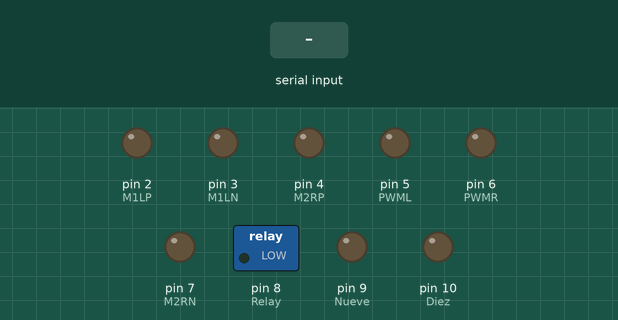
A sketch run on a simulated Arduino Uno, built with avr-gcc and run on an emulated ATmega328P. Shown: switched loads named in the sketch (green lamp = pin HIGH), output pins drawn as LEDs (lit = HIGH). The inputs (shaded band) are chosen by the test bench.

Above: at 1.2 s.
1.3 s: "a" received over Serial
At 2.0 s:
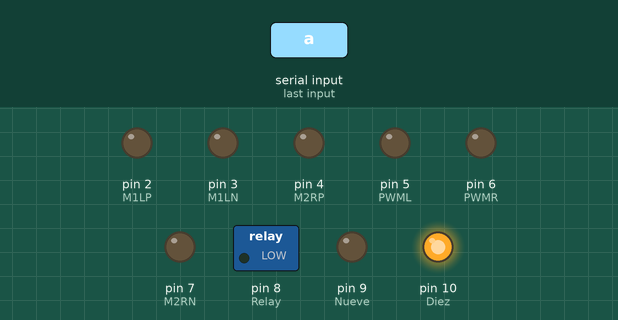
2.8 s: "b" received over Serial
At 3.1 s:
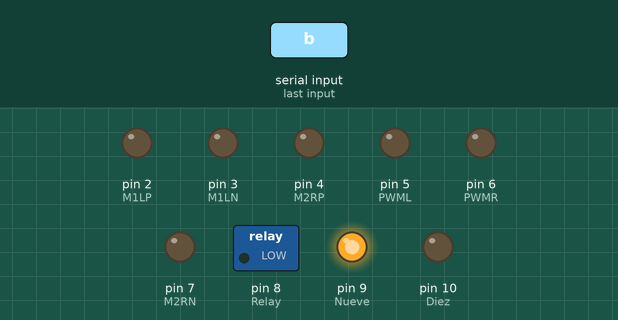
4.3 s: "c" received over Serial
At 5.4 s:
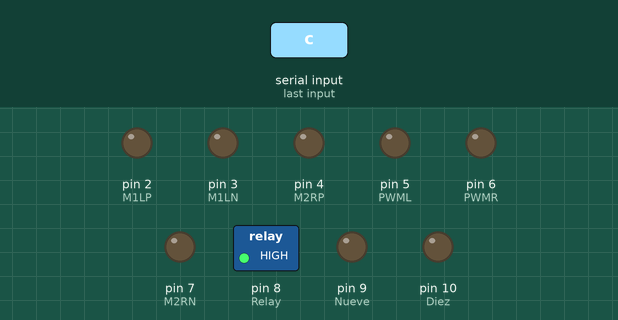
5.8 s: "d" received over Serial
At 6.6 s:
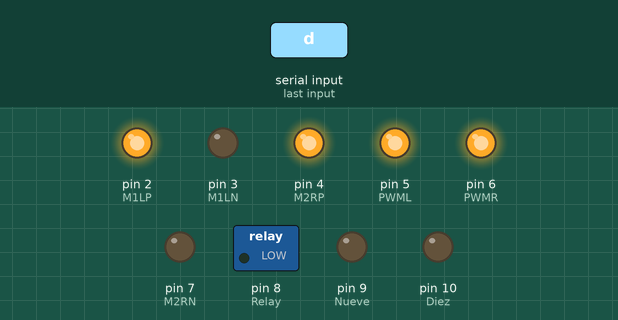
7.3 s: "e" received over Serial
At 7.7 s:
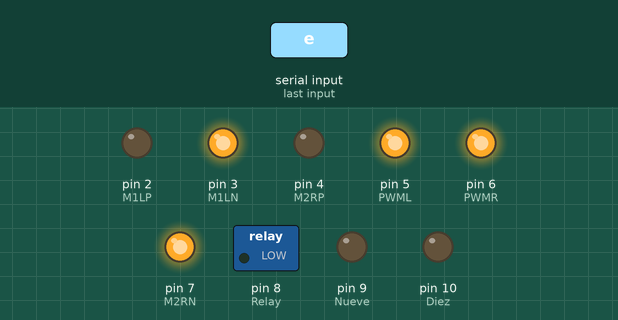
8.8 s: "f" received over Serial
At 10.1 s:
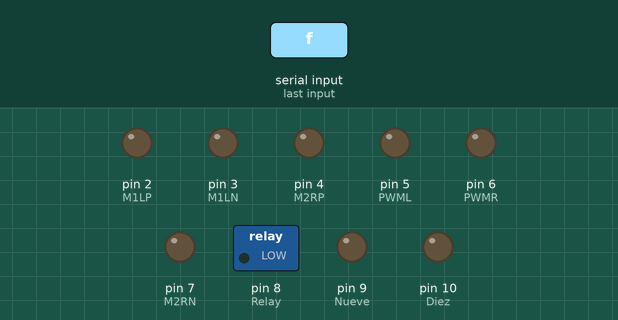
Timing chart, 0 to 11.3 s (numbered marks = the images above; inputs shaded):
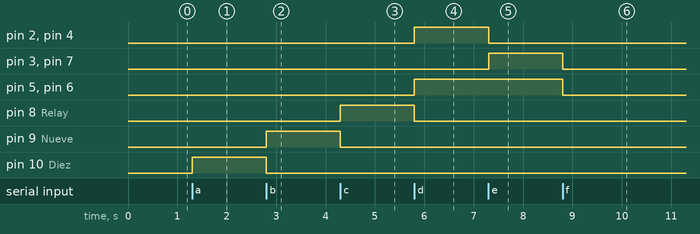

Measured:
- after the input at 1.3 s, pin 10 (Diez): LOW → HIGH at once
- after the input at 2.8 s, pin 9 (Nueve): LOW → HIGH at once; pin 10 (Diez): HIGH → LOW at once
- after the input at 4.3 s, pin 8 (Relay): LOW → HIGH at once; pin 9 (Nueve): HIGH → LOW at once
- after the input at 5.8 s, pin 2 (M1LP), pin 4 (M2RP), pin 5 (PWML), pin 6 (PWMR): LOW → HIGH at once; pin 8 (Relay): HIGH → LOW at once
- after the input at 7.3 s, pin 2 (M1LP), pin 4 (M2RP): HIGH → LOW at once; pin 3 (M1LN), pin 7 (M2RN): LOW → HIGH at once
- after the input at 8.8 s, pin 3 (M1LN), pin 5 (PWML), pin 6 (PWMR), pin 7 (M2RN): HIGH → LOW at once

The sketch:

tesRevCChangel.ino
```cpp
#define Diez 10
#define Nueve 9
#define Relay 8

#define M2RN 7
#define PWMR 6
#define PWML 5
#define M2RP 4
#define M1LN 3
#define M1LP 2

char data = 0;
void setup() {
  // put your setup code here, to run once:
  Serial.begin(9600);
  pinMode(Diez,OUTPUT);
  pinMode(Nueve,OUTPUT);
  pinMode(Relay,OUTPUT);
  pinMode(M2RN,OUTPUT);
  pinMode(M2RP,OUTPUT);
  pinMode(M1LN,OUTPUT);
  pinMode(M1LP,OUTPUT);
  pinMode(PWML,OUTPUT);
  pinMode(PWMR,OUTPUT);
}

void loop() {
  // put your main code here, to run repeatedly:
  if(Serial.available() >= 0)
  {
    data = Serial.read();
    switch(data)
    {
      case 'a':
        digitalWrite(Diez,HIGH);
        digitalWrite(Nueve,LOW);
        digitalWrite(Relay,LOW);
        digitalWrite(M2RN,LOW);
        digitalWrite(M2RP,LOW);
        digitalWrite(M1LN,LOW);
        digitalWrite(M1LP,LOW);
        digitalWrite(PWML,LOW);
        digitalWrite(PWMR,LOW);
      break;
      case 'b':
        digitalWrite(Diez,LOW);
        digitalWrite(Nueve,HIGH);
        digitalWrite(Relay,LOW);
        digitalWrite(M2RN,LOW);
        digitalWrite(M2RP,LOW);
        digitalWrite(M1LN,LOW);
        digitalWrite(M1LP,LOW);
        digitalWrite(PWML,LOW);
        digitalWrite(PWMR,LOW);
      break;
      case 'c':
        digitalWrite(Diez,LOW);
        digitalWrite(Nueve,LOW);
        digitalWrite(Relay,HIGH);
        digitalWrite(M2RN,LOW);
        digitalWrite(M2RP,LOW);
        digitalWrite(M1LN,LOW);
        digitalWrite(M1LP,LOW);
        digitalWrite(PWML,LOW);
        digitalWrite(PWMR,LOW);
      break;
      case 'd':
        digitalWrite(Diez,LOW);
        digitalWrite(Nueve,LOW);
        digitalWrite(Relay,LOW);
        digitalWrite(M2RN,LOW);
        digitalWrite(M2RP,HIGH);
        digitalWrite(M1LN,LOW);
        digitalWrite(M1LP,HIGH);
        digitalWrite(PWML,HIGH);
        digitalWrite(PWMR,HIGH);
      break;
      case 'e':
        digitalWrite(Diez,LOW);
        digitalWrite(Nueve,LOW);
        digitalWrite(Relay,LOW);
        digitalWrite(M2RN,HIGH);
        digitalWrite(M2RP,LOW);
        digitalWrite(M1LN,HIGH);
        digitalWrite(M1LP,LOW);
        digitalWrite(PWML,HIGH);
        digitalWrite(PWMR,HIGH);
      break;
      case 'f':
        digitalWrite(Diez,LOW);
        digitalWrite(Nueve,LOW);
        digitalWrite(Relay,LOW);
        digitalWrite(M2RN,LOW);
        digitalWrite(M2RP,LOW);
        digitalWrite(M1LN,LOW);
        digitalWrite(M1LP,LOW);
        digitalWrite(PWML,LOW);
        digitalWrite(PWMR,LOW);
      break;
    }
  }
}
```
